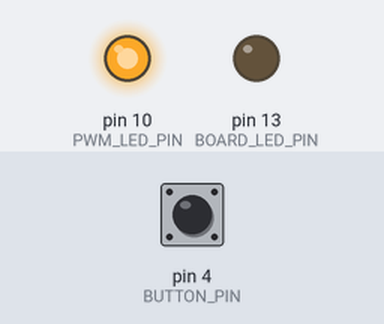
The sketch below on a simulated Arduino Uno, built with avr-gcc and run on an emulated ATmega328P. Parts: output pins drawn as LEDs (lit = HIGH). The inputs (shaded band) are chosen by the test bench; at power-on: pin 4 (BUTTON_PIN) HIGH.

Above: at 1.25 s.
1.3 s: pin 4 (BUTTON_PIN) pulled LOW for 0.15 s
At 2.5 s:
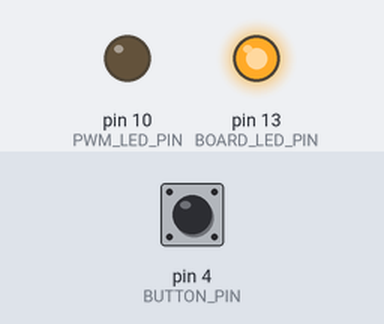
2.9 s: pin 4 (BUTTON_PIN) pulled LOW for 1 s
At 3.05 s:
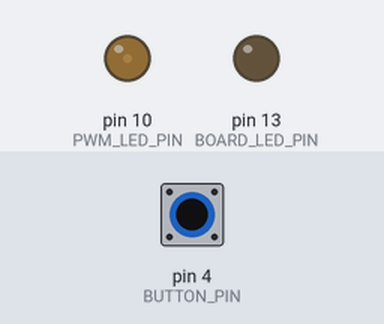
5.9 s: pin 4 (BUTTON_PIN) pulled LOW for 3.2 s
At 6.3 s:
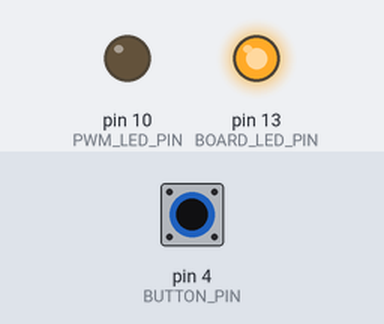
Timing chart, 0 to 8.9 s (numbered marks = the images above; inputs shaded):
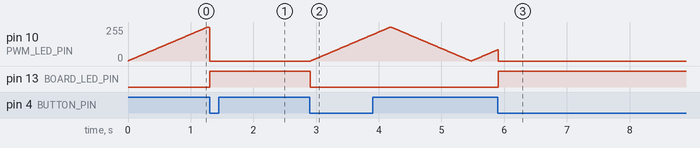

The sketch:

LED_Breathing.ino
```cpp
#define BUTTON_PIN 4
#define BOARD_LED_PIN 13
#define PWM_LED_PIN 10

// 每次改变亮度的步长
const int brightness_step = 2;

// 保存按钮上一次的状态
bool last_button_state = HIGH;

// 板载 LED 当前状态
bool led_on = false;

// 是否处于呼吸灯模式
bool breathing = true;

// PWM LED 当前亮度
int brightness = 0;

// true = 亮度增加
// false = 亮度减少
bool direction = true;


void setup()
{
    // ========================
    // 初始化板载 LED
    // ========================
    pinMode(BOARD_LED_PIN, OUTPUT);
    digitalWrite(BOARD_LED_PIN, LOW);

    // ========================
    // 初始化按钮
    // ========================
    pinMode(BUTTON_PIN, INPUT_PULLUP);

    // ========================
    // 初始化 PWM LED
    // ========================
    pinMode(PWM_LED_PIN, OUTPUT);
    analogWrite(PWM_LED_PIN, 0);
}


void loop()
{
    // 读取按钮当前状态
    bool current_button_state = digitalRead(BUTTON_PIN);


    // ========================
    // 检测按钮按下
    // ========================

    // INPUT_PULLUP：
    //
    // 没按按钮 = HIGH
    // 按下按钮 = LOW
    //
    // 所以：
    // HIGH → LOW
    // 就说明刚刚按下按钮
    if (last_button_state && !current_button_state)
    {
        // 切换板载 LED 状态
        led_on = !led_on;

        digitalWrite(BOARD_LED_PIN, led_on);


        // 切换呼吸灯模式
        breathing = !breathing;
    }


    // ========================
    // 呼吸灯控制
    // ========================

    if (breathing)
    {
        // 亮度增加
        if (direction)
        {
            brightness += brightness_step;

            // 达到最大值
            if (brightness >= 255)
            {
                brightness = 255;

                // 接下来开始变暗
                direction = false;
            }
        }

        // 亮度减少
        else
        {
            brightness -= brightness_step;

            // 达到最小值
            if (brightness <= 0)
            {
                brightness = 0;

                // 接下来开始变亮
                direction = true;
            }
        }
    }
    else
    {
        // 不在呼吸模式时关闭 PWM LED
        brightness = 0;
    }


    // 输出 PWM
    analogWrite(PWM_LED_PIN, brightness);


    // 保存当前按钮状态
    // 下一轮 loop() 用于比较
    last_button_state = current_button_state;


    // 简单延时
    delay(10);
}
```

Measured:
- after the input at 1.3 s, pin 13 (BOARD_LED_PIN): LOW → HIGH at once
- after the input at 2.9 s, pin 13 (BOARD_LED_PIN): HIGH → LOW at once
- after the input at 5.9 s, pin 13 (BOARD_LED_PIN): LOW → HIGH at once
